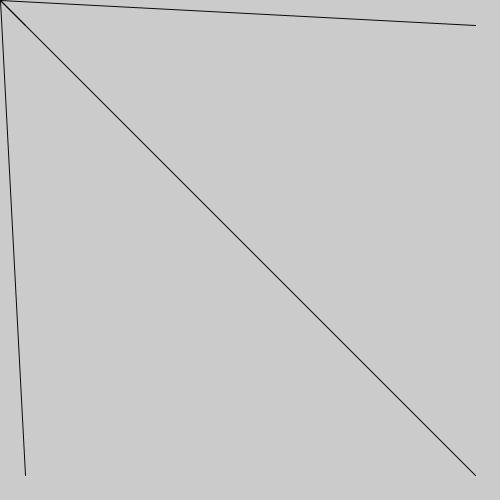
Frame 1 (no input)
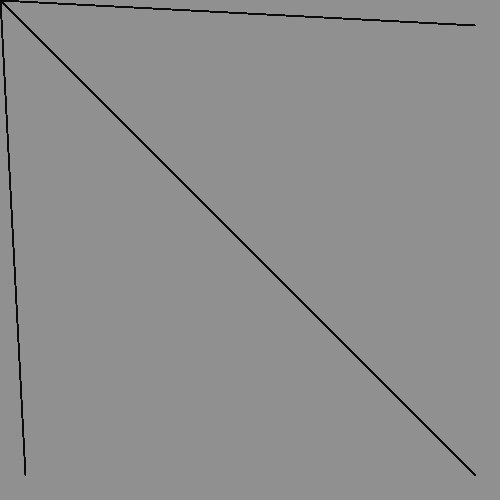
Frame 60 (the mouse pressed at the canvas centre just before this capture)
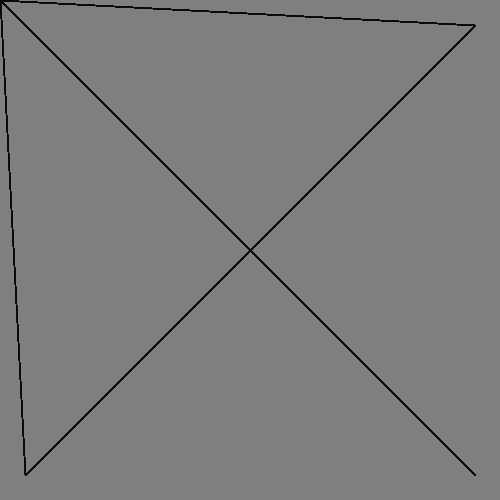
Frame 120 (the mouse held since frame 60 and released just before this capture)

The Processing sketch that drew these frames (run headless with seeded random() and noise(); from frame 60 on, the mouse is pressed at the canvas centre):

// Processing sketch: processing_90291
// ── processing_90291.pde

int posX;
int posY;

float distX;
float distY;
float R;
float G;
float B;

void setup () {

  size (500, 500);
  
  
 // background (255, 255, 255);

  posX = 0;

  posY = 0;
  
  R = 0;
  G = 0;
  B = 0;


  distX = 0;
  distY = 0;
  
  
}


void draw() {

noStroke();

fill(R%255,G%255,B%255, 1);

rect (0,0,width,height); 

stroke(10);

line (25, 25, pmouseX,pmouseY);

line (475,25, pmouseX, pmouseY);

line (475,475, pmouseX, pmouseY);


line  ( 25,475, pmouseX, pmouseY);
  
  
R++;
G++;
B++;



  }
